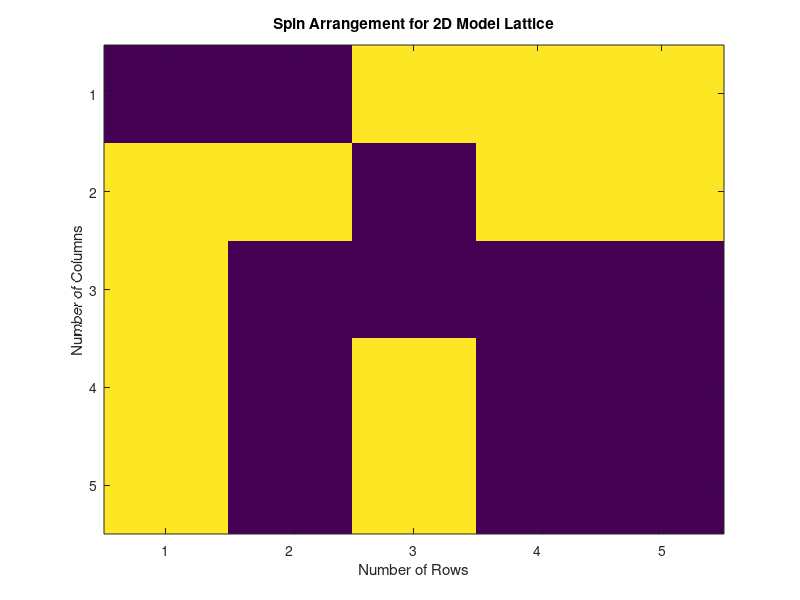

Here is the MATLAB script that generated this plot:
%{
This function is similar to the 1-D Ising model, with the same equation, 
but since we consider a two dimensional shape of the magnetic system, the spins will interact with 
the spins from the top-bottom, and right-left, in a square manner. Hence, 
there are two copies of the J term; one for horizontal, and one for vertical neighbors.
%}

%prompt the user to enter the number of rows
nrows = input('Please enter the number of rows: ');
spinarr = randi(2,nrows)*2 - 3; %creates a lattice of spins. Randomly created
J=-1; %interaction energy of spins
T=0; %the value of the temperature
r=rand; %random number between 0 and 1

%{
Chooses the initial micro state and carries out a flip trial.
It also chooses a random spin inside the lattice and locates the top,
bottom, right and left neighbors
%}
for i=1:30*nrows*nrows
    randcol=randi(nrows,1);
    randrow=randi(nrows,1);
    if (randcol==1)
        coll=nrows;
    else
        coll=randcol-1;
    end
    if (randcol==nrows)
        colr=1;
    else
        colr=randcol+1;
    end
    if (randrow==1)
        rowd=nrows;
    else
        rowd=randrow-1;
    end
    if (randrow==nrows)
        rowu=1;
    else
        rowu=randrow+1;
    end
    
    %calculates the total energy of the 2-D system if a flip occurred
    E=J*spinarr(randrow,randcol)*spinarr(randrow,coll)+J*spinarr(randrow,randcol)*spinarr(randrow,colr)+J*spinarr(randrow,randcol)*spinarr(rowu,randcol)+J*spinarr(randrow,randcol)*spinarr(rowd,randcol);
     %if the total energy, E decreases then accept the flips
    if (E<=0)
        spinarr(randrow,randcol)=-spinarr(randrow,randcol);
    %otherwise,if the energy increases then flip the probability of p = e-(beta delta E). 
    else
        p=exp(E/T); %p, is the probabilty of the energy change, E
        if (p>=r)%accept the flips
            spinarr(randrow,randcol)=-spinarr(randrow,randcol);
        else %reject the flips
            spinarr(randrow,randcol)=spinarr(randrow,randcol);
        end
    end
end
figure;
imagesc(spinarr);%displays the scaled colored image 
title('Spin Arrangement for 2D Model Lattice');
xlabel('Number of Rows');
ylabel('Number of Columns');